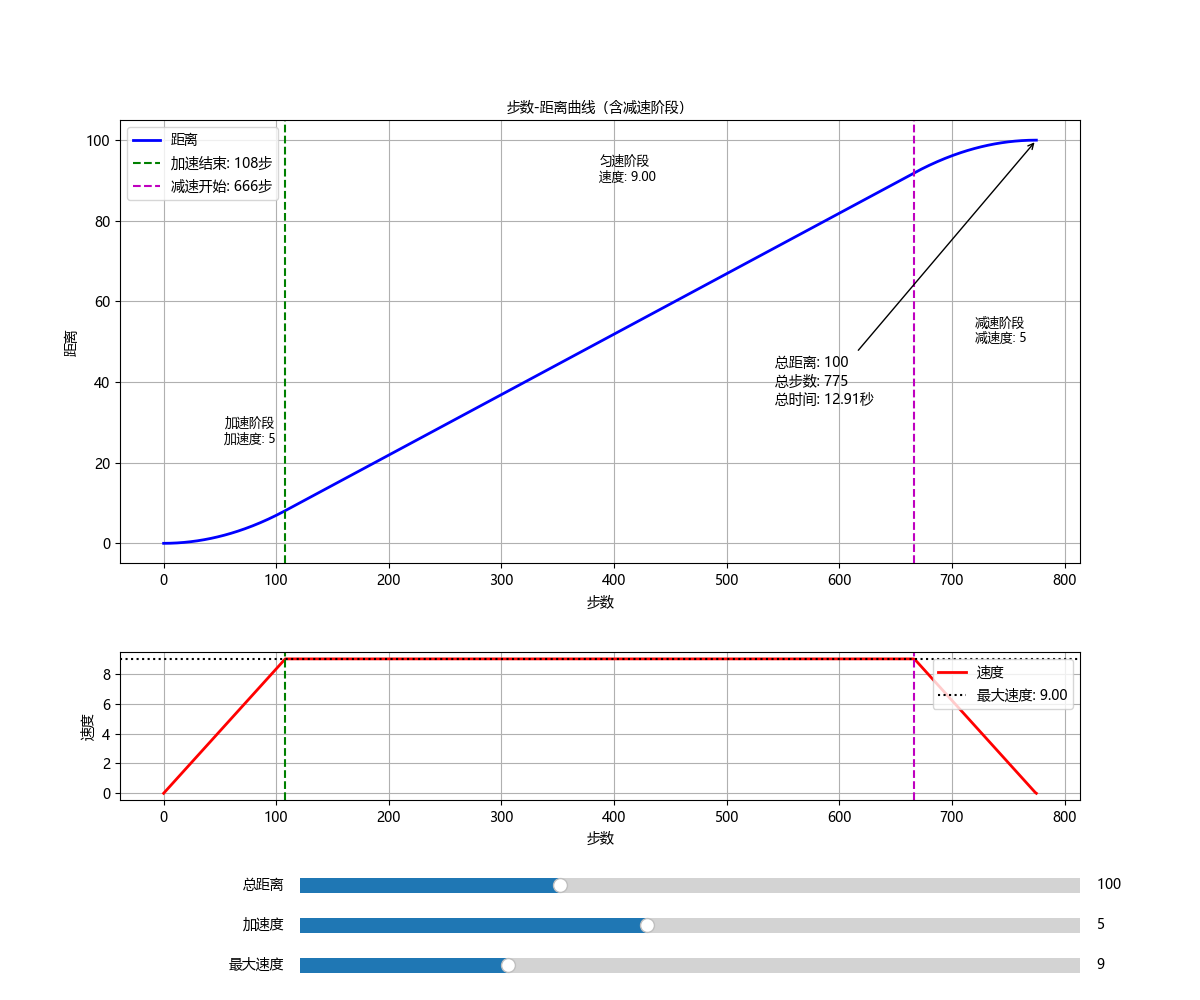

Python code for this plot:
import numpy as np
import matplotlib.pyplot as plt
from matplotlib.widgets import Slider
import matplotlib as mpl
from matplotlib.font_manager import FontProperties

# 设置中文字体支持
try:
    # 尝试使用微软雅黑字体
    font = FontProperties(fname=r"C:\Windows\Fonts\msyh.ttc")
    plt.rcParams['font.family'] = ['Microsoft YaHei']
    # 解决负号显示问题
    mpl.rcParams['axes.unicode_minus'] = False
except:
    # 如果找不到微软雅黑，使用matplotlib内置的中文字体
    print("未找到微软雅黑字体，使用matplotlib内置字体")
    plt.rcParams['font.sans-serif'] = ['SimHei']  # 用来正常显示中文标签
    mpl.rcParams['axes.unicode_minus'] = False  # 用来正常显示负号

# 创建图形和子图
fig, (ax1, ax2) = plt.subplots(2, 1, figsize=(12, 10), height_ratios=[3, 1])
plt.subplots_adjust(left=0.1, bottom=0.2, hspace=0.3)  # 为滑块留出空间

# 初始参数
initial_speed = 0  # 初始速度
total_distance_init = 100  # 总距离初始值
acceleration_init = 5  # 加速度初始值
max_speed_init = 9  # 最大速度初始值
steps_per_second = 60  # 每秒的步数

# 创建滑块的位置
ax_distance = plt.axes([0.25, 0.1, 0.65, 0.03])
ax_acceleration = plt.axes([0.25, 0.06, 0.65, 0.03])
ax_max_speed = plt.axes([0.25, 0.02, 0.65, 0.03])

# 创建滑块
s_distance = Slider(ax_distance, '总距离', 50, 200, valinit=total_distance_init, valstep=10)
s_acceleration = Slider(ax_acceleration, '加速度', 1, 10, valinit=acceleration_init, valstep=0.5)
s_max_speed = Slider(ax_max_speed, '最大速度', 5, 20, valinit=max_speed_init, valstep=0.5)

def compute_motion_profile(total_distance, acceleration, max_speed):
    # 计算加速阶段
    acceleration_time = max_speed / acceleration  # 加速时间
    acceleration_distance = 0.5 * acceleration * acceleration_time**2  # 加速阶段距离
    
    # 计算减速阶段（与加速阶段对称）
    deceleration_time = acceleration_time
    deceleration_distance = acceleration_distance
    
    # 检查加速和减速阶段的总距离是否超过总距离
    total_accel_decel_distance = acceleration_distance + deceleration_distance
    
    # 如果加速和减速阶段总距离超过总距离，需要调整
    if total_accel_decel_distance > total_distance:
        # 计算能够达到的最大速度（确保有足够的距离减速到0）
        # 解方程：total_distance = 2 * (0.5 * a * t^2)，其中v_max = a * t
        max_speed_adjusted = np.sqrt(acceleration * total_distance / 2)
        acceleration_time = max_speed_adjusted / acceleration
        acceleration_distance = 0.5 * acceleration * acceleration_time**2
        deceleration_time = acceleration_time
        deceleration_distance = acceleration_distance
        constant_speed_time = 0  # 没有匀速阶段
        max_speed = max_speed_adjusted  # 更新最大速度
    else:
        # 计算匀速阶段
        remaining_distance = total_distance - total_accel_decel_distance
        constant_speed_time = remaining_distance / max_speed  # 匀速阶段时间
    
    # 计算总时间
    total_time = acceleration_time + constant_speed_time + deceleration_time
    
    # 计算总步数
    total_steps = int(np.ceil(total_time * steps_per_second))
    
    # 创建步数数组
    steps = np.arange(total_steps + 1)  # +1 确保包含最后一步
    times = steps / steps_per_second
    
    # 计算每一步的距离和速度
    distances = np.zeros_like(steps, dtype=float)
    speeds = np.zeros_like(steps, dtype=float)
    
    for i, t in enumerate(times):
        if t <= acceleration_time:
            # 加速阶段
            speeds[i] = acceleration * t
            distances[i] = 0.5 * acceleration * t**2
        elif t <= acceleration_time + constant_speed_time:
            # 匀速阶段
            speeds[i] = max_speed
            t_const = t - acceleration_time
            distances[i] = acceleration_distance + max_speed * t_const
        else:
            # 减速阶段
            t_decel = t - (acceleration_time + constant_speed_time)
            speeds[i] = max_speed - acceleration * t_decel
            if speeds[i] < 0:
                speeds[i] = 0
            
            # 计算减速阶段的距离
            const_phase_dist = acceleration_distance + max_speed * constant_speed_time
            decel_dist = max_speed * t_decel - 0.5 * acceleration * t_decel**2
            distances[i] = const_phase_dist + decel_dist
            
            # 确保不超过总距离
            if distances[i] > total_distance:
                distances[i] = total_distance
                
    return steps, distances, speeds, {
        "acceleration_time": acceleration_time,
        "acceleration_distance": acceleration_distance,
        "constant_speed_time": constant_speed_time,
        "deceleration_time": deceleration_time,
        "deceleration_distance": deceleration_distance,
        "total_time": total_time,
        "total_steps": total_steps,
        "max_speed": max_speed  # 返回可能调整后的最大速度
    }

def compute_and_plot(total_distance, acceleration, max_speed):
    # 计算运动参数
    steps, distances, speeds, results = compute_motion_profile(
        total_distance, acceleration, max_speed)
    
    # 清除当前图形并重新绘制
    ax1.clear()
    ax2.clear()
    
    # 绘制距离-步数曲线
    ax1.plot(steps, distances, 'b-', linewidth=2, label='距离')
    ax1.set_title('步数-距离曲线（含减速阶段）', fontproperties=font)
    ax1.set_xlabel('步数', fontproperties=font)
    ax1.set_ylabel('距离', fontproperties=font)
    ax1.grid(True)
    
    # 绘制速度-步数曲线
    ax2.plot(steps, speeds, 'r-', linewidth=2, label='速度')
    ax2.set_xlabel('步数', fontproperties=font)
    ax2.set_ylabel('速度', fontproperties=font)
    ax2.grid(True)
    
    # 标记关键点
    accel_steps = int(results["acceleration_time"] * steps_per_second)
    const_end_steps = int((results["acceleration_time"] + results["constant_speed_time"]) * steps_per_second)
    
    # 在距离图上标记阶段
    ax1.axvline(x=accel_steps, color='g', linestyle='--', label=f'加速结束: {accel_steps}步')
    if results["constant_speed_time"] > 0:
        ax1.axvline(x=const_end_steps, color='m', linestyle='--', label=f'减速开始: {const_end_steps}步')
    
    # 在速度图上标记阶段
    ax2.axvline(x=accel_steps, color='g', linestyle='--')
    if results["constant_speed_time"] > 0:
        ax2.axvline(x=const_end_steps, color='m', linestyle='--')
    ax2.axhline(y=results["max_speed"], color='k', linestyle=':', label=f'最大速度: {results["max_speed"]:.2f}')
    
    # 添加阶段标签
    ax1.text(accel_steps/2, total_distance/4, 
             f'加速阶段\n加速度: {acceleration}', 
             fontsize=9, fontproperties=font)
    
    if results["constant_speed_time"] > 0:
        ax1.text(accel_steps + (const_end_steps-accel_steps)/2, total_distance*0.9, 
                f'匀速阶段\n速度: {results["max_speed"]:.2f}', 
                fontsize=9, fontproperties=font)
        
        ax1.text(const_end_steps + (results["total_steps"]-const_end_steps)/2, total_distance/2, 
                f'减速阶段\n减速度: {acceleration}', 
                fontsize=9, fontproperties=font)
    else:
        # 如果没有匀速阶段，直接标注减速阶段
        ax1.text(accel_steps + (results["total_steps"]-accel_steps)/2, total_distance/2, 
                f'减速阶段\n减速度: {acceleration}', 
                fontsize=9, fontproperties=font)
    
    # 添加注释
    note_text = (
        f'总距离: {total_distance}\n'
        f'总步数: {results["total_steps"]}\n'
        f'总时间: {results["total_time"]:.2f}秒\n'
    )
    
    if results["max_speed"] != max_speed:
        note_text += f'调整后最大速度: {results["max_speed"]:.2f}\n(原设定: {max_speed})'
    
    ax1.annotate(
        note_text,
        xy=(results["total_steps"], total_distance), 
        xytext=(results["total_steps"]*0.7, total_distance*0.3),
        arrowprops=dict(arrowstyle='->'), 
        fontproperties=font
    )
    
    ax1.legend(prop=font, loc='upper left')
    ax2.legend(prop=font, loc='upper right')
    
    fig.canvas.draw_idle()
    return results

# 更新函数，当滑块值改变时调用
def update(val):
    total_distance = s_distance.val
    acceleration = s_acceleration.val
    max_speed = s_max_speed.val
    results = compute_and_plot(total_distance, acceleration, max_speed)
    
    # 打印计算结果
    print("\n--- 运动过程详细信息 ---")
    print(f"加速时间: {results['acceleration_time']:.2f}秒")
    print(f"加速阶段距离: {results['acceleration_distance']:.2f}")
    print(f"匀速时间: {results['constant_speed_time']:.2f}秒")
    print(f"减速时间: {results['deceleration_time']:.2f}秒")
    print(f"减速阶段距离: {results['deceleration_distance']:.2f}")
    print(f"总时间: {results['total_time']:.2f}秒")
    print(f"总步数: {results['total_steps']}")
    if results["max_speed"] != max_speed:
        print(f"调整后最大速度: {results['max_speed']:.2f} (原设定: {max_speed})")

# 注册更新函数到滑块
s_distance.on_changed(update)
s_acceleration.on_changed(update)
s_max_speed.on_changed(update)

# 初始绘图
results = compute_and_plot(total_distance_init, acceleration_init, max_speed_init)

# 打印初始计算结果
print("\n--- 初始运动过程详细信息 ---")
print(f"加速时间: {results['acceleration_time']:.2f}秒")
print(f"加速阶段距离: {results['acceleration_distance']:.2f}")
print(f"匀速时间: {results['constant_speed_time']:.2f}秒")
print(f"减速时间: {results['deceleration_time']:.2f}秒")
print(f"减速阶段距离: {results['deceleration_distance']:.2f}")
print(f"总时间: {results['total_time']:.2f}秒")
print(f"总步数: {results['total_steps']}")

# 保存初始图像
plt.savefig('step_distance_curve_fixed.png')

# 显示图形
plt.show()
